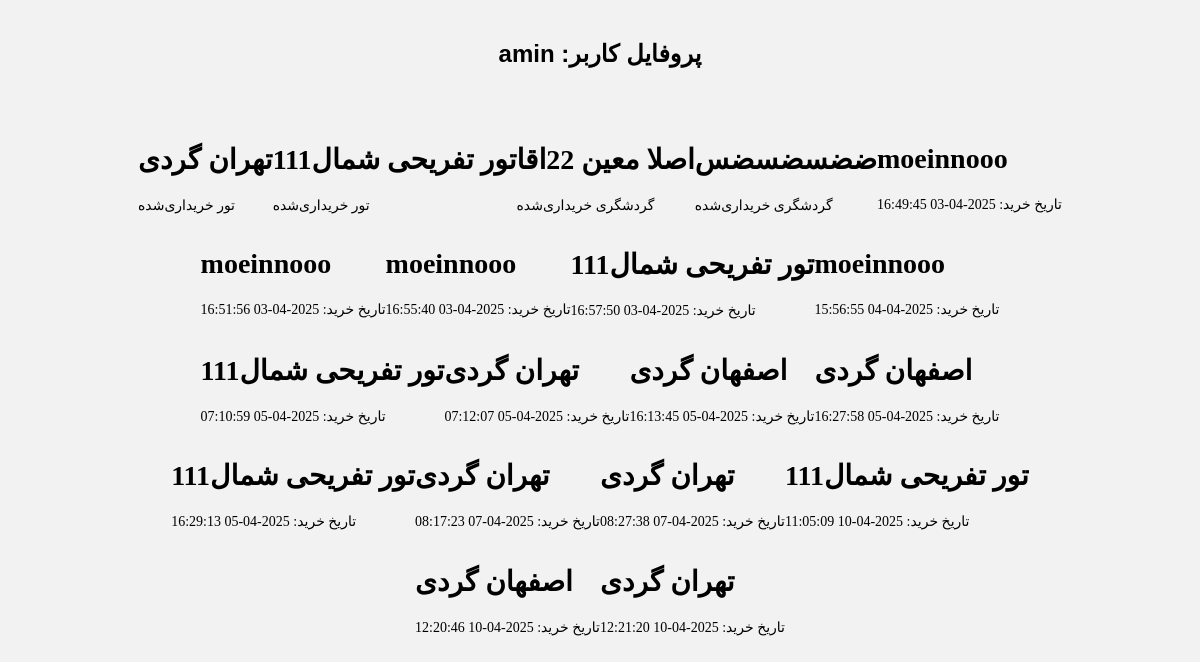
/tour/profile/ (signed in), run on the app's committed database.
### tour/models.py (models this page shows, shortened)
class tour(models.Model):
    title = models.CharField('Title', max_length=50, null=True, blank=True)
    idtour = models.IntegerField(null=True, blank=True)
    firstdistination = models.CharField(max_length=50, null=True, blank=True)
    lastDestination = models.CharField(max_length=50, null=True, blank=True)
    startdate = models.DateField(null=True, blank=True)
    finishdate = models.DateField(null=True, blank=True)
    capacity = models.IntegerField(default=20000, null=True, blank=True,
                                   validators=[MinValueValidator(0)])  # جلوگیری از اعداد منفی
    clas = models.ForeignKey(User, on_delete=models.CASCADE, null=True,
                             related_name='tour_clas')  # اضافه کردن related_name
    image = models.ImageField(upload_to='tourr/', null=True, blank=True)
    price = models.PositiveIntegerField('قیمت', default=1000)  # برای محاسبه هزینه
    TICKET_TYPES = [
        ('bus', 'اتوبوس'),
        ('train', 'قطار'),
    ]
    ticket_type = models.CharField(max_length=10, choices=TICKET_TYPES, default='bus')

class Purchase(models.Model):
    user = models.ForeignKey(User, on_delete=models.CASCADE, related_name='tour_purchases')  # اضافه کردن related_name
    tour = models.ForeignKey(tour, on_delete=models.CASCADE, related_name='tour_purchases')  # اضافه کردن related_name
    purchase_date = models.DateTimeField(auto_now_add=True)

### tourism/models.py (models this page shows, shortened)
class tourism(models.Model):
    title_tourism = models.CharField('Title', max_length=50, null=True, blank=True)
    description = models.CharField(max_length=50, null=True, blank=True)
    firstdistination_tourism = models.CharField(max_length=50, null=True, blank=True)
    lastDestination = models.CharField(max_length=50, null=True, blank=True)
    startdate_tourism = models.DateField(null=True, blank=True)
    capacity_tourism = models.IntegerField(default=20000, null=True, blank=True,
                                           validators=[MinValueValidator(0)])  # جلوگیری از اعداد منفی
    clas = models.ForeignKey(User, on_delete=models.CASCADE, null=True,
                             related_name='tourism_clas')  # اضافه کردن related_name
    image_tourism = models.ImageField(upload_to='tour/', null=True, blank=True)
    price_tourism = models.IntegerField(null=True, blank=True)
    TICKET_TYPES = [
        ('bus', 'اتوبوس'),
        ('train', 'قطار'),
    ]
    ticket_typetourism = models.CharField(max_length=10, choices=TICKET_TYPES, default='bus')

### tour/views.py (the view)
# urls.py: path('profile/', views.profile_view, name='profile_view'),  # URL برای پروفایل کاربر
@login_required(login_url='accounts/signup/')
def profile_view(request):
    user = request.user
    profile, created = Profile.objects.get_or_create(user=user)
    tours = profile.tours.all()
    tourisms = profile.tourisms.all()  # اضافه کردن گردشگری‌ها
    purchases = Purchase.objects.filter(user=user)
    available_tours = tour.objects.all()
    return render(request, 'tour/profile_view.html', {
        'user': user,
        'purchases': purchases,
        'available_tours': available_tours,
        'tours': tours,
        'tourisms': tourisms  # ارسال گردشگری‌ها به قالب
    })

### tour/templates/tour/profile_view.html (shortened to what this page needs)
<!DOCTYPE html>
<html lang="en">
<head>
</head>
<body>
    <h1 class="title">{{ user.username }} :پروفایل کاربر</h1>
    <div id="app" class="container">
        {% for tour_item in tours %}
        <card data-image="{{ tour_item.image.url }}">
            <h1 slot="header">{{ tour_item.title }}</h1>
            <p slot="content">تور خریداری‌شده</p>
        </card>
        {% endfor %}
        {% for tourism_item in tourisms %}
        <card data-image="{{ tourism_item.image.url }}">
            <h1 slot="header">{{ tourism_item.title_tourism }}</h1>
            <p slot="content">گردشگری خریداری‌شده</p>
        </card>
        {% endfor %}
        {% for purchase in purchases %}
        <card data-image="{{ purchase.tour.image.url }}">
            <h1 slot="header">{{ purchase.tour.title }}</h1>
            <p slot="content">تاریخ خرید: {{ purchase.purchase_date|date:"Y-m-d H:i:s" }}</p>
        </card>
        {% endfor %}
    </div>
</body>
</html>

### tour/templates/tour/profile_view.html (style rules this page uses)
:root { --hover-easing: cubic-bezier(0.23, 1, 0.32, 1); --return-easing: cubic-bezier(0.445, 0.05, 0.55, 0.95); }
body { margin: 40px 0; font-family: "Raleway"; font-size: 14px; font-weight: 500; background-color: rgba(225, 225, 225, 0.421); -webkit-font-smoothing: antialiased; }
.title { font-family: "DM Sans", sans-serif; font-size: 24px; font-weight: 700; color: black; text-align: center; }
p { line-height: 1.5em; }
h1 + p, p + p { margin-top: 10px; }
.container { padding: 40px 80px; display: flex; flex-wrap: wrap; justify-content: center; }

### data on the page
tour: title "تهران گردی"
tour: title "تور تفریحی شمال111"
tourism: title_tourism "اصلا معین 22اقا"
tourism: title_tourism "ضضسضسضس"
Purchase: tour "moeinnooo", purchase_date "2025-04-03 16:49:45"
Purchase: tour "moeinnooo", purchase_date "2025-04-03 16:51:56"
Purchase: tour "moeinnooo", purchase_date "2025-04-03 16:55:40"
Purchase: tour "تور تفریحی شمال111", purchase_date "2025-04-03 16:57:50"
Purchase: tour "moeinnooo", purchase_date "2025-04-04 15:56:55"
Purchase: tour "تور تفریحی شمال111", purchase_date "2025-04-05 07:10:59"
Purchase: tour "تهران گردی", purchase_date "2025-04-05 07:12:07"
Purchase: tour "اصفهان گردی", purchase_date "2025-04-05 16:13:45"
Purchase: tour "اصفهان گردی", purchase_date "2025-04-05 16:27:58"
Purchase: tour "تور تفریحی شمال111", purchase_date "2025-04-05 16:29:13"
Purchase: tour "تهران گردی", purchase_date "2025-04-07 08:17:23"
Purchase: tour "تهران گردی", purchase_date "2025-04-07 08:27:38"
Purchase: tour "تور تفریحی شمال111", purchase_date "2025-04-10 11:05:09"
Purchase: tour "اصفهان گردی", purchase_date "2025-04-10 12:20:46"
Purchase: tour "تهران گردی", purchase_date "2025-04-10 12:21:20"

### other printed values
{{ user.username }} "amin"
